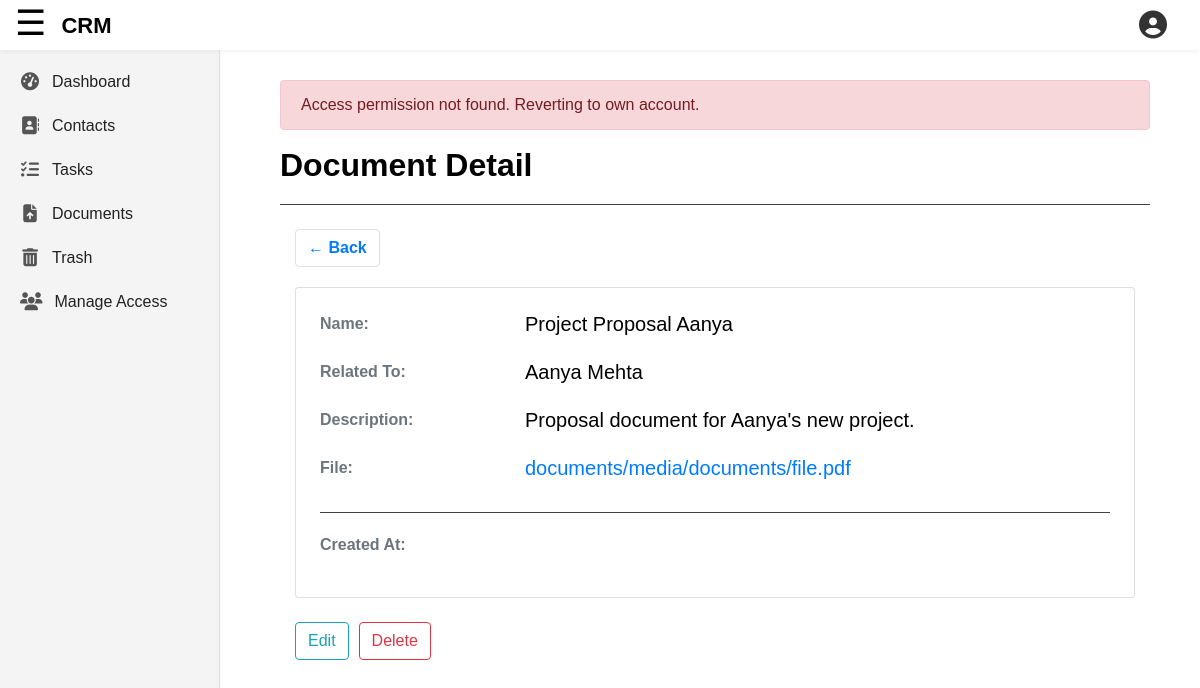
Page /apps/document/detail/2/ (signed in) on the committed database.
### client/models.py (models this page shows, shortened)
class BaseModel(models.Model):
    is_deleted = models.BooleanField(default = False)
    deleted_at = models.DateTimeField(null = True, blank = True)
    class Meta:
        abstract = True

class Document(BaseModel):
    document_name = models.CharField(max_length=255)
    file = models.FileField(upload_to='documents/')
    related_to = models.ForeignKey(Client, on_delete=models.CASCADE)
    uploaded_at = models.DateTimeField(auto_now_add=True)
    description = models.TextField(blank = True, null = True)
    objects = CustomManager()
    all_objects = models.Manager()
    user = models.ForeignKey(BusinessUser, on_delete=models.CASCADE)

class Client(BaseModel):
    name = models.CharField(max_length=255)
    email = models.CharField(max_length=80)
    country_code = models.CharField(
        max_length=5,
        choices=COUNTRY_CODE_CHOICES,
        default='+91',
        blank = True,
        null = True,
    )
    phone = models.CharField(
        max_length=12,
        validators=[phone_number_validator],
        blank = True,
        null = True,
    )
    address = models.CharField(max_length=255, blank = True, null = True)
    description = models.TextField(blank = True, null = True)
    is_active = models.BooleanField(default=True)
    created_at = models.DateTimeField(auto_now_add=True)
    last_edit = models.DateTimeField(auto_now = True)
    objects = CustomManager()
    all_objects = models.Manager()
    list = models.ForeignKey(Project, on_delete=models.CASCADE)
    companyAssignee = models.ForeignKey(BusinessUser, on_delete=models.CASCADE)
    def __str__(self):
        return f'{self.name}'

### featuredApp/views.py (the view, shortened to what this page needs)
# urls.py: path('document/detail/<int:pk>/', views.documents_detailed_view, name='appDocumentDetail'),
@login_required
def documents_detailed_view(request, pk, *args, **kwargs):
    user = request.user.businessuser
    logged_in_user = request.user.businessuser
    active_business_user, is_success = get_active_business_user_with_permission(request, 'can_read_documents', show_err='Document Read')
    document = get_object_or_404(Document, user=active_business_user, pk=pk)
    form_type = request.POST.get("form_type")
    formEditDocument = DocumentCreationForm(user = active_business_user, instance = document)
    context = {
        'document': document,
        'form': formEditDocument,
        'businessuser': user,
    }
    return render(
        request,
        'featuredApp/documents_detailed.html',
        context,
    )

### client/models.py (called while the page is built)
    def get_queryset(self):
        return super().get_queryset().filter(is_deleted = False)

### featuredApp/context_processor.py (called while the page is built)
def accessible_accounts(request):
    if request.user.is_authenticated:
        accounts = request.user.businessuser.accessible_accounts.select_related('owner', 'role')
        self_account = request.user.businessuser
    else:
        accounts = []
        self_account = None
    return {
        'self_account': self_account,
        'accessible_accounts': accounts,
    }

def feedback_form_processor(request):
    return {'feedback_form': FeedbackForm()}

### featuredApp/templates/featuredApp/documents_detailed.html (shortened to what this page needs)
{% extends 'featuredApp/base.html' %}
{% load static %}
{% load crispy_forms_tags %}
{% block addCSSlink %}
	<link rel="stylesheet" type="text/css" href="{% static 'featuredApp/pop_up.css' %}">
{% endblock addCSSlink %}
{% block contentBody1 %}
	<h2 class="font-weight-bold">Document Detail</h2>
	<hr class="division-line-h2" style="">
	<div class="container mt-4">
		<a href="{% url 'appDocuments' %}" class="btn border font-weight-bold">
			← Back
		</a>
		<div style="padding-bottom: 20px;"></div>
	    <div class="card p-4 shadow-sm container-theme">
	        <div class="row mb-3">
	            <div class="col-md-3 text-muted font-weight-bold">Name:</div>
	            <div class="col-md-9 h5">{{ document.document_name }}</div>
	        </div>
	        <div class="row mb-3">
	            <div class="col-md-3 text-muted font-weight-bold">Related To:</div>
	            <div class="col-md-9 h5">
	            	{{ document.related_to.name }}
	        	</div>
	        </div>
	        <div class="row mb-3">
	            <div class="col-md-3 text-muted font-weight-bold">Description:</div>
	            <div class="col-md-9 h5">
	            	{% if document.description != "" %}
	            		{{ document.description }}
	            	{% else %}
	            		<span class="text-muted">No Description</span>
	            	{% endif %}
	        	</div>
	        </div>
	        <div class="row mb-1">
			    <div class="col-md-3 text-muted font-weight-bold">File:</div>
			    <div class="col-md-9 h5">
			        <a href="{{ document.file.url }}" download>
			            {{ document.file.name }}
			        </a>
			    </div>
			</div>
	        <hr class="division-line-h2" style="">
	        <div class="row mb-3">
	            <div class="col-md-3 text-muted font-weight-bold">Created At:</div>
	            <div class="col-md-9 h5">{{ document.created_at|date:"M-d-Y H:i" }}</div>
	        </div>
	    </div>
	    <div class="mt-4 d-flex justify-content-start" style="column-gap: 10px;">
		    <button class="btn btn-outline-info" type="submit" onclick="openEditDocumentFormPopUp()">
		    	Edit
		    </button>
		    <form action="{% url 'appDocumentDelete' document.id %}" method="post">
		    	<button class="btn btn-outline-danger" type="submit">Delete</button>
		    </form>
		</div>
	</div>
{% endblock contentBody1 %}

### accounts/static/accounts/base.css (style rules this page uses)
body { background: #fafafa; color: #333333; margin-top: 5rem; }
h1, h2, h3, h4, h5, h6 { color: #444444; }

### featuredApp/static/featuredApp/base.css (style rules this page uses)
:root { --heading-color: black; --body-background-color: #ffffff; --body-color: #222; --top-header-background-color: #ffffff; --top-header-color: #222; --sidebar-background-color: #f4f4f4; --sidebar-color: #222; --sidebar-border-right-color: #e0e0e0; --menu-items-a-color: #222; --menu-items-a-i-color: #555; --menu-items-a-hover-background-color: #e0e0e0; --menu-items-a-hover-border-right-color: darkgray; --top-header-background-color: #ffffff; --top-header-menu-toggle-color: black; --top-header-logo-color: black; --top-header-right-nav-account-icon: #333; --top-header-box-shadow-color: rgba(0,0,0,0.05); --account-panel-background-color: #fff; --account-panel-border-left-color: #e5e5e5; --account-panel-company-name-color: #222; --account-panel-company-email-color: #777; --account-panel-body-a-hover: #007bff; --account-panel-header-border-bottom: #eee; --account-panel-header-profile-link-color: #0000EE; --account-panel-body-menu-background-color: #e0e0e0; --account-panel-appearance-color: black; --account-panel-appearance-background-color: #fff; --account-panel-appearance-border-left-color: #e5e5e5; --account-panel-appearance-back-img: black; --account-panel-appearance-menu-hover-background-color: #eee; --featuredApp-dashboard-welcome-box: linear-gradient(135deg, #f0f8ff, #e0f7fa); --featuredApp-dashboard-welcome-box-p-color: #adb5bd; --featuredApp-dashboard-division-line-h2: #444; --featuredApp-dashboard-ul-list-item-background-color: white; --featuredApp-dashboard-ul-list-item-color: black; --featuredApp-dashboard-ul-list-item-border-color: #e5e5e5; --featuredApp-dashboard-ul-list-item-a-hover: #007bff; --featuredApp-contacts-table-border-color: #e0e0e0; --featuredApp-contacts-a-hover: #007bff; --featuredApp-contacts-checkbox-accent-color: #007bff; --featuredApp-contacts-icon-button-background-color: white; --featuredApp-contacts-icon-button-color: black; --featuredApp-contacts-form-control-input-bg: #ffffff; --featuredApp-contacts-form-control-input-color: #222222; --featuredApp-contacts-form-control-input-border: #ccc; --featuredApp-contacts-form-control-input-placeholder: #888; --featuredApp-contacts-form-control-input-focus-border: #007bff; --featuredApp-contacts-form-control-input-caret-color: #222; --featuredApp-contacts-form-add-pop-up-window-background-color: white; --featuredApp-contacts-form-add-pop-up-window-color: black; --featuredApp-tasks-date-and-time: invert(0); --featuredApp-trash-table-striped-odd-background-color: #fff; --featuredApp-trash-table-striped-odd-color: #f9f9f9; }
html, body { font-size: 16px; margin: 0; padding: 0; font-family: sans-serif; height: 100%; }
h1, h2, h3, h4, h5, h6 { color: var(--heading-color); }
.handle-body-level { background-color: var(--body-background-color); color: var(--body-color); padding-bottom: 200px; }

### featuredApp/templates/featuredApp/documents_detailed.html (style rules this page uses)
.division-line-h2 { margin: 20px 0; border-color: var(--featuredApp-dashboard-division-line-h2); }
.container-theme, .close-popup-btn, .content-section, .add-pop-up-window { background-color: var(--featuredApp-contacts-form-add-pop-up-window-background-color); color: var(--featuredApp-contacts-form-add-pop-up-window-color); }

### rows in the picture
Document: document_name "Project Proposal Aanya", related_to.name "Aanya Mehta", description "Proposal document for Aanya's new project.", file.name "documents/media/documents/file.pdf"

### other values in the picture
{{ message }} "Access permission not found. Reverting to own account."
